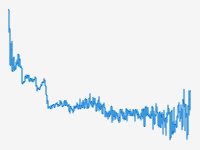
#> input picture ChronoView/Resources/Images/nir_placeholder.png, 200 x 150 px
$ python debug_click.py ../../ChronoView/Resources/Images/nir_placeholder.png 5 5 100
#> lines starting #> are read from the running program, lines starting #| are printed output that depends on the picture
"""
Debug click position by marking it on screenshot
"""

from PIL import Image, ImageDraw
from pathlib import Path
import sys


def mark_click_position(screenshot_path: str, x: int, y: int, radius: int = 20):
    """
    Mark the click position on screenshot with a red circle.

    Args:
        screenshot_path: Path to screenshot image
        x: X coordinate to mark
        y: Y coordinate to mark
        radius: Circle radius
    """
#> called with x = 5, y = 5, radius = 100
    img = Image.open(screenshot_path)
#> img is the input picture: PIL image 200x150 RGBA; mean R, G, B, A 233.2, 239, 243.4, 255
    draw = ImageDraw.Draw(img)

    # Draw red circle
    draw.ellipse([x - radius, y - radius, x + radius, y + radius],
                 outline="red", width=5)

    # Draw crosshair
    draw.line([x - radius - 10, y, x + radius + 10, y], fill="red", width=3)
    draw.line([x, y - radius - 10, x, y + radius + 10], fill="red", width=3)

    # Add coordinate text
    text = f"({x}, {y})"
    # Approximate text positioning
    draw.text((x + radius + 5, y - 10), text, fill="yellow")

    # Save debug image
    output_path = Path(screenshot_path).parent / f"debug_click_{Path(screenshot_path).stem}.png"
    img.save(output_path)
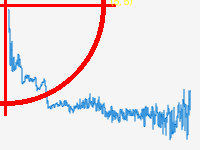
#> saved as debug_click_nir_placeholder.png: PIL image 200x150 RGBA; mean R, G, B, A 233.8, 227.1, 231.2, 255
    print(f"Debug image saved: {output_path}")
    print(f"Marked position: x={x}, y={y}")
    return str(output_path)


if __name__ == "__main__":
    if len(sys.argv) < 4:
        print("Usage: python debug_click.py <screenshot_path> <x> <y> [radius]")
        sys.exit(1)

    screenshot = sys.argv[1]
    x = int(sys.argv[2])
    y = int(sys.argv[3])
    radius = int(sys.argv[4]) if len(sys.argv) > 4 else 20

    mark_click_position(screenshot, x, y, radius)
